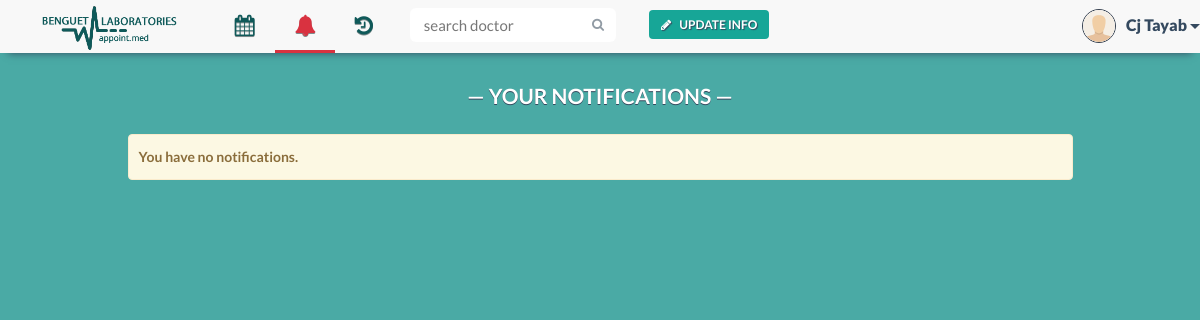
/notifications.php (signed in), run on an earlier commit of the app's database.
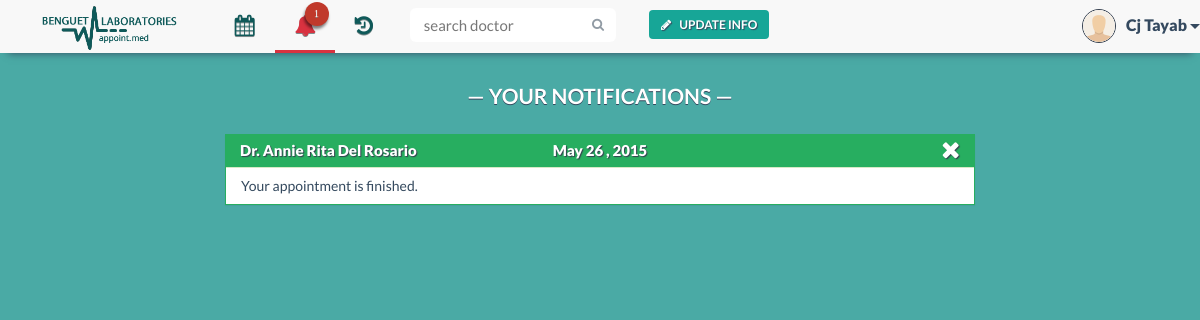
And on a later commit of the database.
### tables this page shows
CREATE TABLE IF NOT EXISTS `notification` (
  `notification_id` int(11) NOT NULL AUTO_INCREMENT,
  `indicator` varchar(30) NOT NULL,
  `doctor_id` varchar(30) NOT NULL,
  `patient_id` varchar(30) NOT NULL,
  `legend_id` varchar(30) NOT NULL,
  `notification_date` date NOT NULL,
  `notification` text NOT NULL,
  PRIMARY KEY (`notification_id`),
  KEY `notif_id` (`legend_id`)
);

CREATE TABLE IF NOT EXISTS `doctor` (
  `doctor_id` varchar(30) NOT NULL,
  `doctor_name` varchar(30) NOT NULL,
  `specialization` text NOT NULL,
  `doctor_status` enum('In','Out','Break') NOT NULL,
  `email` varchar(30) NOT NULL,
  `username` varchar(30) NOT NULL,
  PRIMARY KEY (`doctor_id`),
  KEY `username` (`username`)
);

### notifications.php (the view, shortened to what the changed rows need)
<!DOCTYPE html>
<html lang="en">
    <?php
    include 'include/head.php';
    include 'connectdatabase.php';
    ?>
    <body>
        <div class="container">
            <?php
            $username = $_SESSION['username'];
            $result = mysqli_query($con, "SELECT * FROM patient WHERE username LIKE '$username'");
            $row = mysqli_fetch_array($result);
            $patient_id = $row['patient_id'];
            $date_today = date('Y-m-d');
            $n_result = mysqli_query($con, "SELECT * FROM notification WHERE patient_id LIKE '$patient_id' ORDER BY 6 DESC");
            $count_result = mysqli_query($con, "SELECT COUNT(notification) AS count FROM notification WHERE patient_id LIKE '$patient_id' AND (indicator = 'doctor' OR indicator = 'admin')");
            $count_row = mysqli_fetch_array($count_result);
            $count_announcement = mysqli_query($con, "SELECT * FROM announcement WHERE start_publish <= '$date_today' AND end_publish >= '$date_today' AND (send_to = 'all' OR send_to = 'patient')");
            $notif_count = $count_row['count'];
            $announcement_count = mysqli_num_rows($count_announcement);
            $notif_count2 = $notif_count + $announcement_count;
            ?>
            <?php
            include 'include/pt-nav-start.php';
            ?>
            <ul class="nav navbar-nav">
                <li class="active tooltip-bottom" data-tooltip="Notifications">
                    <a href="notifications.php">
                        <i class="fa fa-bell fa-lg">
                            <?php
                            if ($notif_count2 == 0)
                                echo '<span class="badge hide">' . $notif_count2 . '</span>';
                            else
                                echo '<span class="badge">' . $notif_count2 . '</span>';
                            ?>
                        </i>Notifications
                    </a>
                </li>
                <?php
                include 'include/pt-nav-end.php';
                ?>
                <div class="container-fluid" id="notification">
                    <div class="row">
                        <div class="col-md-12">
                            <h1 class="text-center row-header-fff">&mdash; Your Notifications &mdash;</h1>
                        </div>
                        <?php
                        if($notif_count2 >=1){
                            while ($n_row = mysqli_fetch_array($n_result)) {
                                if ($n_row['indicator'] == 'doctor' || $n_row['indicator'] == 'admin') {
                                    if ($n_row['patient_id'] == $patient_id) {
                                        $n_id = $n_row['legend_id'];
                                        $n_did = $n_row['doctor_id'];
                                        $notif_date = date("F j , Y", strtotime($n_row["notification_date"]));
                                        $n_legend = mysqli_query($con, "SELECT * FROM notification_legend WHERE legend_id LIKE '$n_id'");
                                        $n_color = mysqli_fetch_array($n_legend);
                                        $d_result = mysqli_query($con, "SELECT * FROM doctor WHERE doctor_id LIKE '$n_did'");
                                        $doc = mysqli_fetch_array($d_result);
                                        if ($n_color['color'] == 'red' && $n_row['indicator'] == 'doctor') {
                                            echo "<div class='col-xs-12 col-md-8 col-md-offset-2'>
                                <div class='panel panel-notif panel-danger'>
                                    <div class='panel-heading'><span class='hidden-xs hidden-sm'>Dr. " . $doc["doctor_name"] . "</span>" . $notif_date . "
                                        <a href=\"close_notif.php?nid=$n_row[notification_id]\" title='Close'><i class='fa fa-remove delete-btn x-btn'></i></a>
                                    </div>
                                    <div class='panel-body'>
                                        ". $n_row['notification'] . "<span class='visible-xs visible-sm notif-name'>&mdash; Dr. " . $doc['doctor_name'] . "</span>
                                    </div>
                                </div>
                            </div>";
                                        } else if ($n_color['color'] == 'green') {
                                            echo "<div class='col-xs-12 col-md-8 col-md-offset-2'>
                                <div class='panel panel-notif panel-success'>
                                    <div class='panel-heading'><span class='hidden-xs hidden-sm'>Dr. " . $doc["doctor_name"] . "</span>" . $notif_date  . "
                                        <a href=\"close_notif.php?nid=$n_row[notification_id]\" title='Close'><i class='fa fa-remove delete-btn x-btn'></i></a>
                                    </div>
                                    <div class='panel-body'>
                                        " . $n_row['notification'] . "<span class='visible-xs visible-sm notif-name'>&mdash; Dr. " . $doc['doctor_name'] . "</span>
                                    </div>
                                </div>
                            </div>";
                                        } else if ($n_color['color'] == 'blue') {
                                            echo "<div class='col-xs-12 col-md-8 col-md-offset-2'>
                                <div class='panel panel-notif panel-info'>
                                    <div class='panel-heading'><span class='hidden-xs hidden-sm'>Dr. " . $doc["doctor_name"] . "</span>" . $notif_date  . "
                                        <a href=\"close_notif.php?nid=$n_row[notification_id]\" title='Close'><i class='fa fa-remove delete-btn x-btn'></i></a>
                                    </div>
                                    <div class='panel-body'>
                                        " . $n_row['notification'] . "<span class='visible-xs visible-sm notif-name'>&mdash; Dr. " . $doc['doctor_name'] . "</span>
                                    </div>
                                </div>
                            </div>";
                                        }else if ($n_color['color'] == 'red' && $n_row['indicator'] == 'admin') {
                                            echo "<div class='col-xs-12 col-md-8 col-md-offset-2'>
                                <div class='panel panel-notif panel-danger'>
                                    <div class='panel-heading'><span class='hidden-xs hidden-sm'>Admin</span>" . $notif_date . "
                                        <a href=\"close_notif.php?nid=$n_row[notification_id]\" title='Close'><i class='fa fa-remove delete-btn x-btn'></i></a>
                                    </div>
                                    <div class='panel-body'>
                                        ". $n_row['notification'] . "<span class='visible-xs visible-sm notif-name'>&mdash; Dr. " . $doc['doctor_name'] . "</span>
                                    </div>
                                </div>
                            </div>";
                                        }
                                    }
                                }
                            }
                        }else{
                            echo '<div class="col-xs-12 col-md-10 col-md-offset-1">
                            <div class="alert alert-warning" role="alert">
                            <strong>You have no notifications.</strong></div>
                            </div>';
                        }
                        ?>
                    </div>
                </div>
        </div>
    </body>
</html>

What changed in the data, as far as the page shows it:
added notification: doctor.doctor_name "Annie Rita Del Rosario", notification_date "May 26 , 2015", notification "Your appointment is finished."
Also different on the page:
$notif_count2: (not shown) → "1"
text no longer shown: "You have no notifications."
